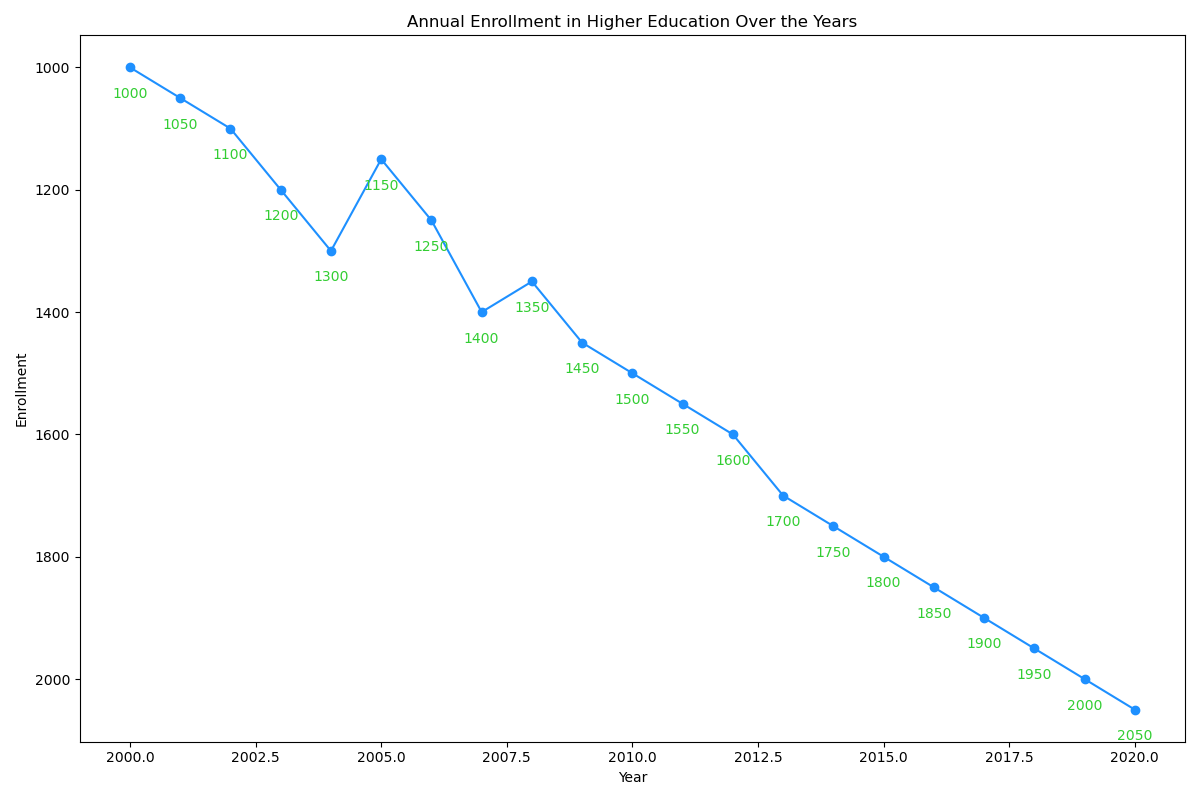

Generate this figure with Python:

import matplotlib.pyplot as plt

# Data points
years = [
    2000, 2001, 2002, 2003, 2004, 2005,
    2006, 2007, 2008, 2009, 2010, 2011,
    2012, 2013, 2014, 2015, 2016, 2017,
    2018, 2019, 2020
]
enrollment = [
    1000, 1050, 1100, 1200, 1300, 1150,
    1250, 1400, 1350, 1450, 1500, 1550,
    1600, 1700, 1750, 1800, 1850, 1900,
    1950, 2000, 2050
]

# Plot
plt.figure(figsize=(12, 8))  # Change width and height of the chart
plt.plot(years, enrollment, marker='o', color="#1E90FF")  # Modify color scheme and add markers

# Annotations
for year, enroll in zip(years, enrollment):
    plt.text(year, enroll + 50, f'{enroll}', ha='center', color='#32CD32')  # Assign annotations for each data point

# Change the topic and labels to fit the topic of "Annual Enrollment in Higher Education"
plt.title("Annual Enrollment in Higher Education Over the Years")  # Modify headline
plt.xlabel("Year")                             # Specify the x-axis label
plt.ylabel("Enrollment")                       # Specify the y-axis label

plt.gca().invert_yaxis()  # Invert y-axis

# Show the chart
plt.tight_layout()  # Adjusts plot to ensure everything fits without overlap
plt.show()
